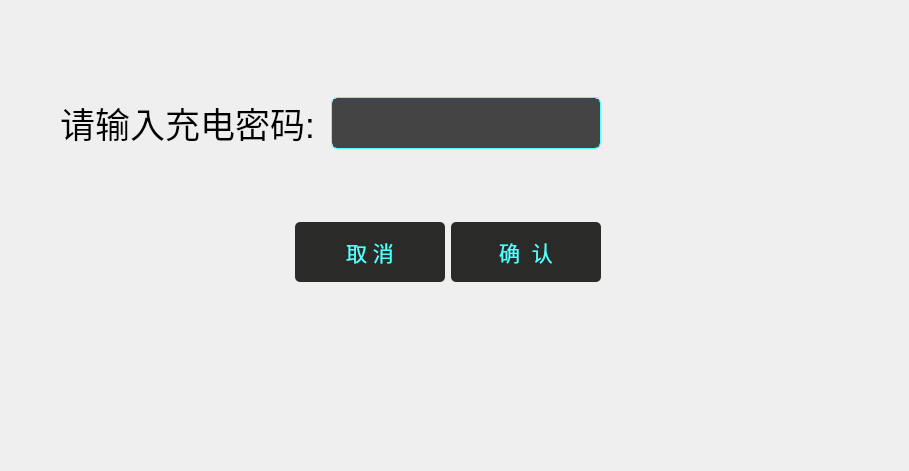
<?xml version="1.0" encoding="UTF-8"?>
<ui version="4.0">
 <class>App_Password</class>
 <widget class="QWidget" name="App_Password">
  <property name="geometry">
   <rect>
    <x>0</x>
    <y>0</y>
    <width>909</width>
    <height>471</height>
   </rect>
  </property>
  <property name="windowTitle">
   <string>Form</string>
  </property>
  <property name="styleSheet">
   <string notr="true"/>
  </property>
  <widget class="QWidget" name="">
   <property name="geometry">
    <rect>
     <x>30</x>
     <y>30</y>
     <width>601</width>
     <height>321</height>
    </rect>
   </property>
   <layout class="QVBoxLayout" name="verticalLayout_3">
    <item>
     <layout class="QHBoxLayout" name="horizontalLayout">
      <property name="leftMargin">
       <number>30</number>
      </property>
      <property name="rightMargin">
       <number>30</number>
      </property>
      <item>
       <widget class="QLabel" name="label">
        <property name="font">
         <font>
          <pointsize>26</pointsize>
         </font>
        </property>
        <property name="styleSheet">
         <string notr="true"/>
        </property>
        <property name="text">
         <string>请输入充电密码: </string>
        </property>
       </widget>
      </item>
      <item>
       <widget class="QLineEdit" name="lineEdit">
        <property name="styleSheet">
         <string notr="true">QLineEdit{
    background-color:rgb(68, 68, 68);
    border:0.5px  groove rgb(85, 255, 255);
    border-radius:5px;
    height: 50px;
    color:rgb(0, 255, 255)
}</string>
        </property>
       </widget>
      </item>
     </layout>
    </item>
    <item>
     <layout class="QHBoxLayout" name="horizontalLayout_2">
      <property name="rightMargin">
       <number>30</number>
      </property>
      <item>
       <spacer name="horizontalSpacer">
        <property name="orientation">
         <enum>Qt::Horizontal</enum>
        </property>
        <property name="sizeHint" stdset="0">
         <size>
          <width>40</width>
          <height>20</height>
         </size>
        </property>
       </spacer>
      </item>
      <item>
       <widget class="QPushButton" name="btn_Cancel">
        <property name="minimumSize">
         <size>
          <width>150</width>
          <height>60</height>
         </size>
        </property>
        <property name="font">
         <font>
          <pointsize>16</pointsize>
         </font>
        </property>
        <property name="styleSheet">
         <string notr="true">QPushButton{
  background-color: rgb(42, 43, 40);
  color:rgb(85, 255, 255);
  border:0px  groove gray;
  border-radius:5px;
  padding: 2px 4px;
  selection-color : rgb(85, 85, 85)
}

QPushButton:hover{
   background-color:rgb(85, 85, 85)
}</string>
        </property>
        <property name="text">
         <string>取 消</string>
        </property>
       </widget>
      </item>
      <item>
       <widget class="QPushButton" name="btn_OK">
        <property name="minimumSize">
         <size>
          <width>150</width>
          <height>60</height>
         </size>
        </property>
        <property name="font">
         <font>
          <pointsize>16</pointsize>
         </font>
        </property>
        <property name="styleSheet">
         <string notr="true">QPushButton{
  background-color: rgb(42, 43, 40);
  color:rgb(85, 255, 255);
  border:0px  groove gray;
  border-radius:5px;
  padding: 2px 4px;
  selection-color : rgb(85, 85, 85)
}

QPushButton:hover{
   background-color:rgb(85, 85, 85)
}</string>
        </property>
        <property name="text">
         <string>确  认</string>
        </property>
       </widget>
      </item>
     </layout>
    </item>
   </layout>
  </widget>
 </widget>
 <resources/>
 <connections/>
</ui>
